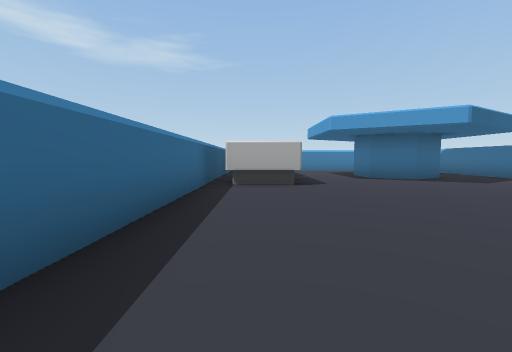
View 1 (above)

12 first-person views from a walk through a Unity game level. The camera is 1.2 m above the floor, tilts 4° down and sees 90° across. The floor is counted in squares, 2 m on a side. Each view is taken from the middle of a square. On the plan, view 1 faces up. The plan holds only what a view shows up to about 9 squares ahead; the rest is blank. The place goes on beyond the plan. The player is left out. Some animated figures are left out.

View 2
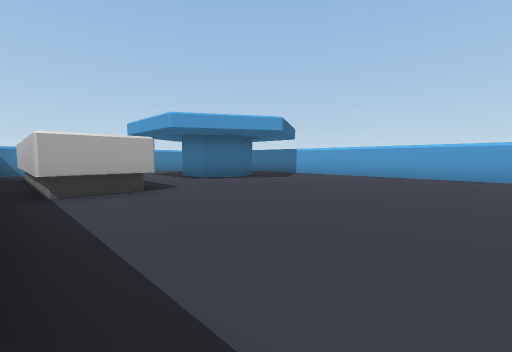

View 3
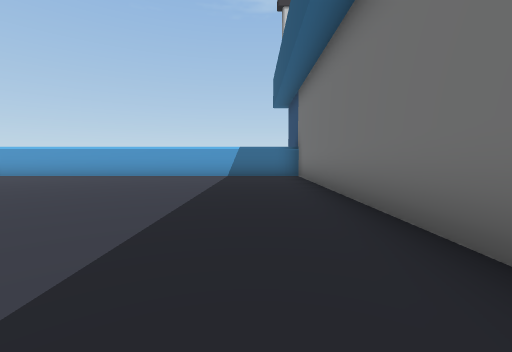

View 4
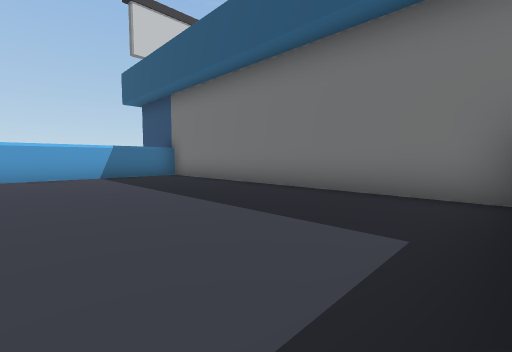

View 5
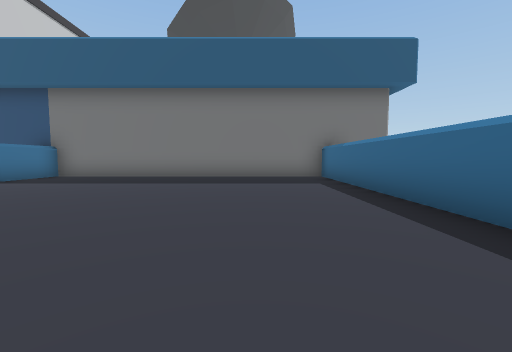

View 6
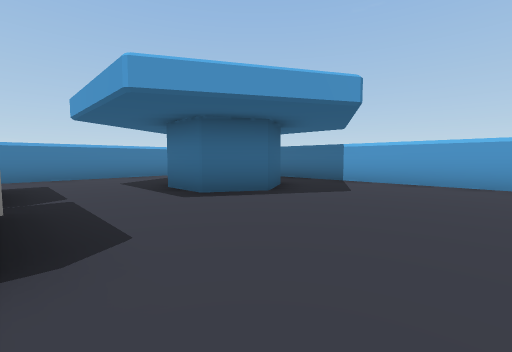

View 7
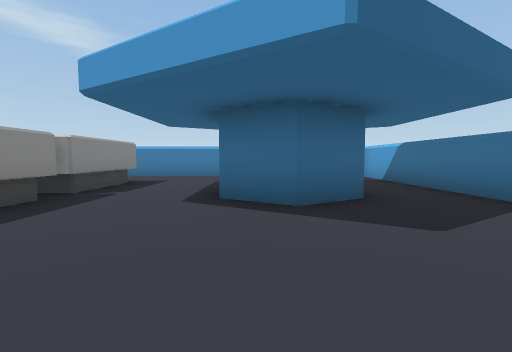

View 8
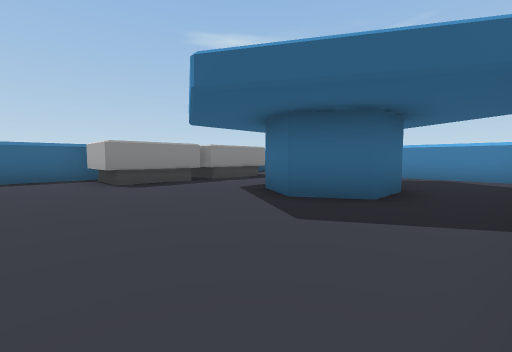

View 9
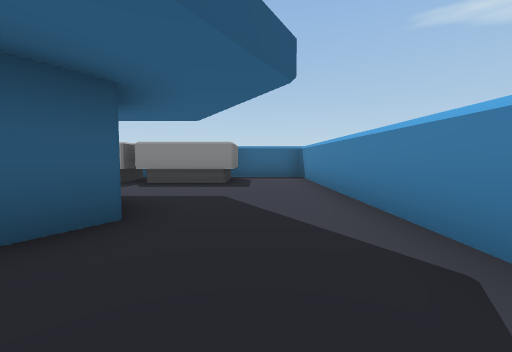

View 10
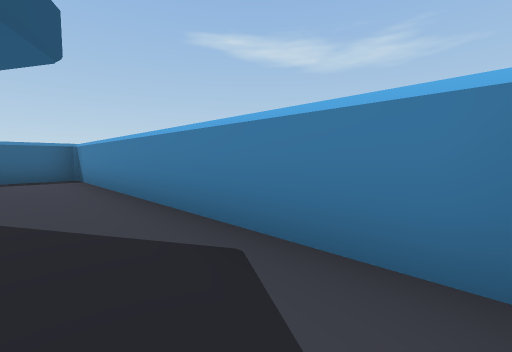

View 11
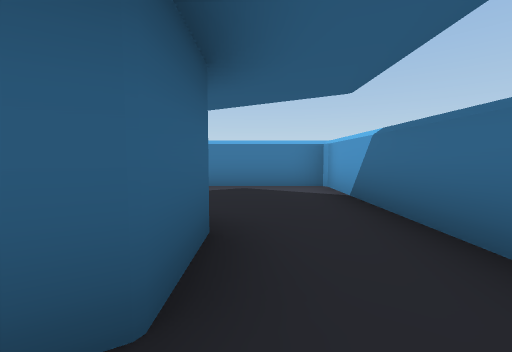

View 12
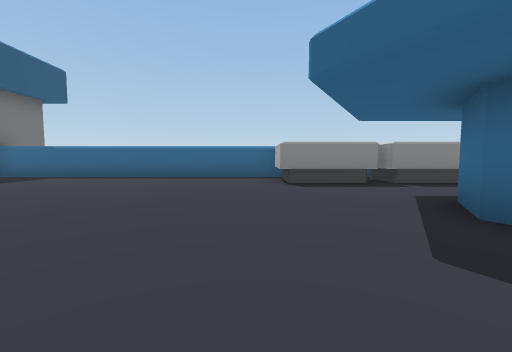

### Floor plan
Ten units are one square. View 1 is at (0, 0); x grows to the right and y downward. Boxes are objects, and circles mark ways between rooms. Rooms are numbered by the first view taken in them; rooms with no view inside come last. Other rooms are left out.
<svg viewBox="-17 -130 97 169">
<path fill="none" stroke="#000" d="M10 -56 -7 -56M-7 -58 -7 -77M10 -79 10 -58M56 -78 45 -72 35 -78M-7 -84 -7 -104M-12 -89 -12 34 75 34 75 -75M-12 -125 -12 -104M10 -58 -7 -58M10 -84 -7 -84M-7 -77 8 -77M45 -97 53 -92M56 -91 56 -78M35 -78 35 -91M75 -75 75 -125 -12 -125M-4 -105 10 -105 10 -84"/>
<circle cx="25" cy="-85" r="3" fill="#2a7"/>
<circle cx="5" cy="-115" r="3" fill="#2a7"/>
<circle cx="65" cy="-85" r="3" fill="#2a7"/>
<text x="30" y="-20">1</text>
<text x="40" y="-100">2</text>
</svg>
Room 1 opens to room 2.

Where each view was taken, in squares from view 1:
view 1: 0 up, 0 right, facing up
view 2: 1 up, 1 left, facing up-right
view 3: 2 down, 1 left, facing right
view 4: 1 up, 1 left, facing down-right
view 5: 5 up, 1 right, facing down
view 6: 4 up, 1 right, facing up-right
view 7: 4 up, 4 right, facing up
view 8: 4 up, 7 right, facing up-left
view 9: 11 up, 7 right, facing left
view 10: 11 up, 7 right, facing up-left
view 11: 7 up, 6 right, facing up
view 12: 5 up, 7 right, facing left
